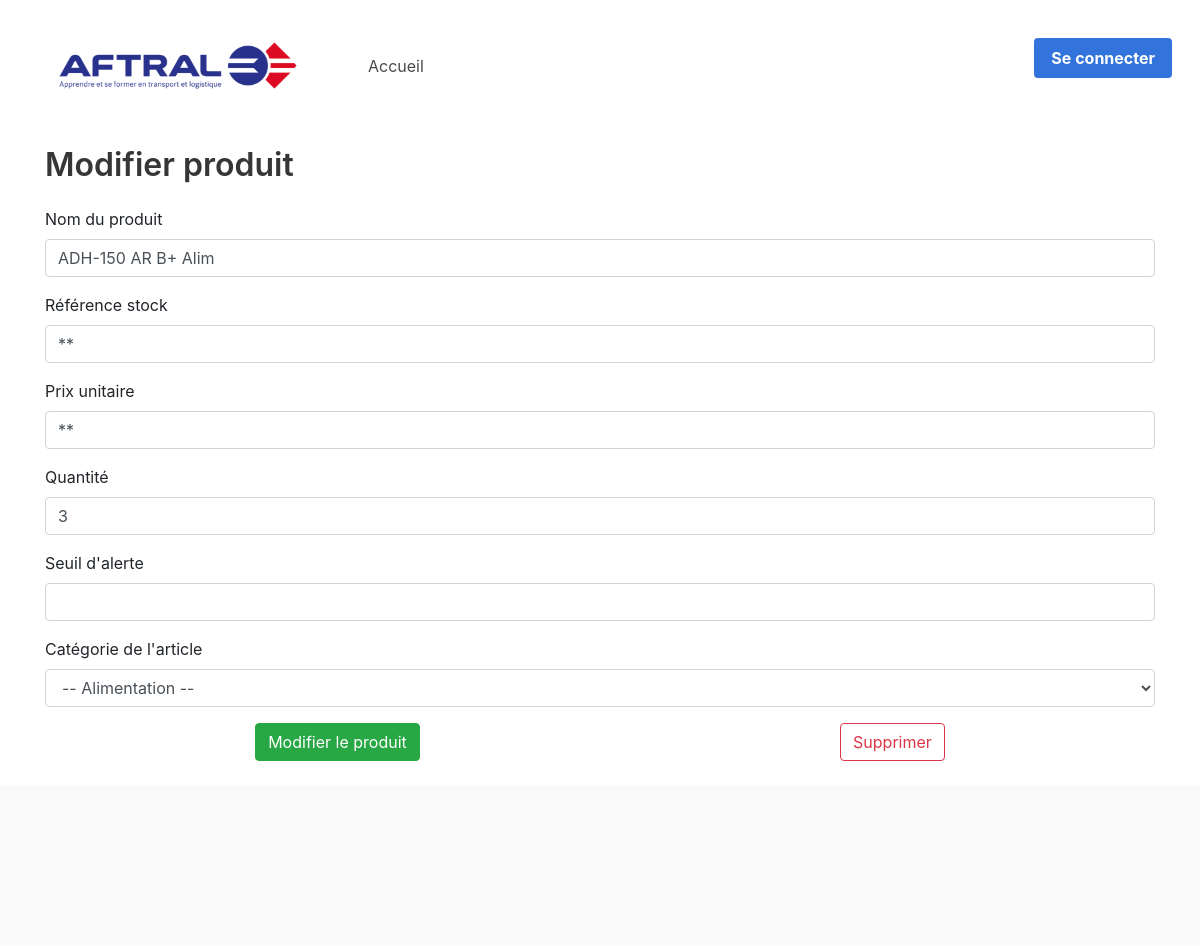
The app's page /edit_products.php?id=4 with its own data.
### tables this page shows
CREATE TABLE `products` (
  `products_id` int(11) NOT NULL,
  `products_name` varchar(255) NOT NULL,
  `reference` varchar(25) NOT NULL,
  `price` varchar(25) NOT NULL,
  `quantity` int(11) NOT NULL,
  `category_id` int(11) NOT NULL,
  `user_id` int(11) NOT NULL
);

### edit_products.php (the view, shortened to what this page needs)
<?php
require 'includes/header.php';
$id = $_GET['id'];
$sql1 = "SELECT p.*, c.* FROM products AS p INNER JOIN categories AS c ON p.category_id = c.categories_id WHERE p.products_id = {$id}";
$res1 = $conn->query($sql1);
$product = $res1->fetch(PDO::FETCH_ASSOC);
?>
<div class="container">
    <h2 class="title is-3">Modifier produit</h2>
    <div class="row">
        <div class="col-12">
            <form action="process.php" method="POST">
                <div class="form-group">
                    <label for="InputName">Nom du produit</label>
                    <input type="text" class="form-control" id="InputName"
                        value="<?php echo $product['products_name']; ?>"
                        name="product_name" required>
                </div>
                <div class="form-group">
                    <label for="InputReference">Référence stock</label>
                    <input type="text" class="form-control" id="InputReference"
                        value="<?php echo $product['reference']; ?>"
                        name="product_reference" required>
                </div>
                <div class="form-group">
                    <label for="InputPrice">Prix unitaire</label>
                    <input type="text" class="form-control" id="InputPrice"
                        value="<?php echo $product['price']; ?>"
                        name="product_price" required>
                </div>
                <div class="form-group">
                    <label for="InputQuantity">Quantité</label>
                    <input type="number" class="form-control" id="InputQuantity"
                        value="<?php echo $product['quantity']; ?>"
                        name="product_quantity" required>
                </div>
                <div class="form-group">
                    <label for="InputAlert">Seuil d'alerte</label>
                    <input type="number" class="form-control" id="InputAlert"
                        value="<?php echo $product['alert']; ?>"
                        name="product_alert" required>
                </div>
                <div class="form-group">
                    <label for="InputCategory">Catégorie de l'article</label>
                    <select class="form-control" id="InputCategory" name="product_category">
                        <option
                            value="<?php echo $product['category_id']; ?>"
                            selected>
                            -- <?php echo $product['categories_name']; ?>
                        </option>
                    </select>
                </div>
                <div class="container">
                    <div class="row justify-content-around">
                        <div class="col-">
                            <button type="submit" class="btn btn-success" name="product_edit">Modifier le
                                produit</button>
                        </div>
                        <div class="col-">
                            <form action="process.php" method="POST">
                                <button type="submit" name="product_delete"
                                    class="btn btn-outline-danger">Supprimer</button>
                            </form>
                        </div>
                    </div>
                </div>
            </form>
            <br>
        </div>
    </div>
</div>
<?php
require 'includes/footer.php';

### records on screen
products: product_name "ADH-150 AR B+ Alim", product_reference "**", product_price "**", product_quantity "3"
